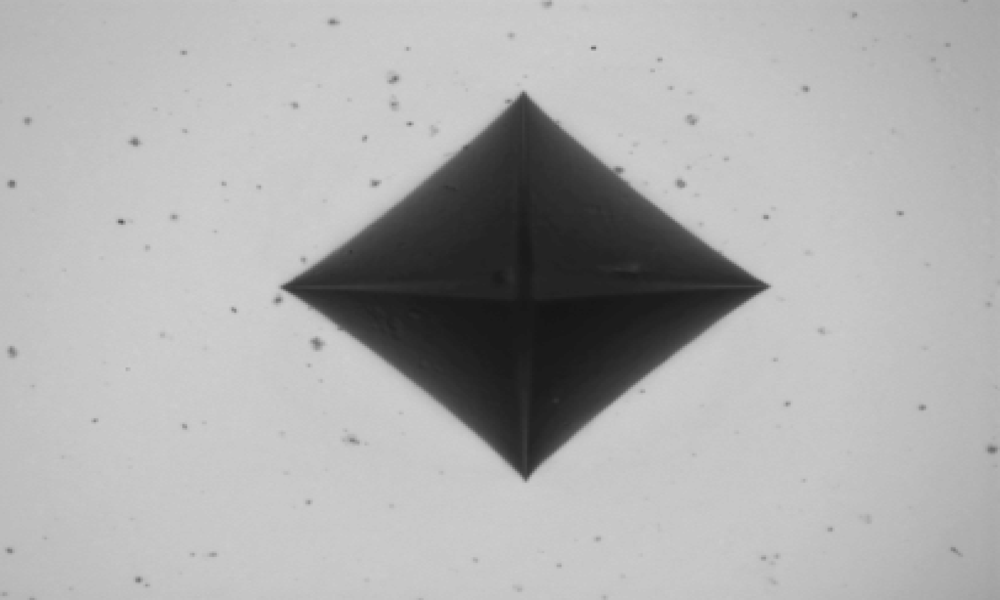
#> input picture theory/optimizers/Image1.bmp, 1000 x 600 px
$ jupyter execute Computational_challenge_text_Y1_2023-2024.ipynb
#> lines starting #> are read from the running program, lines starting #| are printed output that depends on the picture
# Computational Challenge Y1 - 2023/2024

This year, we will try to **solve a (simplified!) version of image analysis**, which will directly link to the design study to be run later in the year.

The final goal will be to write an algorithm in Python that **takes as input images of indentation experiment, finds the indentation region and determine the area**. To get an idea, you can see an indentation image in the folder here.

In practice, the problem can be split into different parts:

1) Take a list of file names as input. Generally speaking, image files from the software taking the pictures will be in `.png` format and need to be converted into a "bitmap" type. For the purpose of the computational challenge, however, `.bmp` files will be directly provided to you, they are in the folder Images/ attached to this challenge. **Only work using the files Image1.bmp and Image2.bmp** (the other two files are extras, see at the end). If you want to generate or check your own `.png` images, you can also use the converter [here](https://cloudconvert.com/png-to-bmp).

**Note**: a bitmap representation is a representation that can be easily converted to a grid of pixels (a small square element), each of which is given a number between 0 (white) and 255 (black). This initial representation must be stored in an appropriate numpy array for later analysis, which can be done using the function provided at the end of this jupyter notebook ( see `convert_bmp_to_array` below ).

2) For each image stored, we will run a "search algorithm", from the so-called Monte Carlo family of algorithms. The algorithm finds the vertices of the shape that best approximates the indentation profile.

3) Once this shape is found, what is left to do is to calculate the area of this shape. You will also have to plot the vertices of the shape on the original image to check the algorithm has worked, at least approximately!

## 1. Implementing the Monte Carlo search algorithm

We assume that you know how to calculate the area of any arbitrary shape, given an ordered series of points specifying the position of its vertices. This algorithm was covered in the preparatory exercises!

Here instead, we will focus on the Monte Carlo search (although this has also been used in those exercises...)

As a starting point, in part because of symmetry and in part to simplify the problem, we assume the best shape for our indentantion is a rhombus and that the rhombus centre is in the centre of the image.
What we need to find the rhombus best approximating the indentation profile is:
   1. The rhombus orientation
   3. The length of the two diagonals

For the purpose of this computational challenge (but you can think about a better method if you want!), we will **assume** that the best shape to approximate the indentation profile is the one that has the largest possible area, but also that this area is "as dark as possible", more precisely, it has to have a large "density". **By "density" we mean the sum of the values of the pixel inside the approximating rhombus, divided by the total area**. We do this because pixels corresponding to an indented region are darker in colour, and thus their value is larger when saved in a bitmap format. At the same time, we want to make sure that we will cover with our approximating shape as much as possible of the indentation region, and thus we also want to maximise the area.

In practice, we can find the best approximating shape if we could find the minimum of the following function:

$L = - \left(\alpha \frac{A(\{r_i\})}{A_{\rm tot}} + \frac{\sigma(\{r_i\})}{\sigma_{\rm average}}\right)$

with $\alpha>0$ being a parameter that controls the relative importance of maximising the area of the rhombus $A$ vs maximising its "density" $\sigma$ (see parameter values later). $A_{\rm tot}$ and $\sigma_{\rm total}$ are the total area of the image and the average density calculated over the whole image. We use $(\{r_i\})$ as a notation to indicate that both the area and the density depends on the positions $r_i$ of our 4 points determining the rombus (with $i \in \{1,2,3,4\}$).

### 1.1 The search algorithm, step by step

1) Start generating 4 points randomly (but still with the constraint that they form a rhombus!).
2) Calculate the value of $L$ for the generated shape, let us call this value $L_{\rm old}$.
3) "Generate a candidate shape" and calculate $L$ for the new shape. Let us call its value $L_{\rm new}$.
4) If $\Delta L = L_{\rm new} - L_{\rm old} \le 0$ then accept the move and go back to step 3 above. Instead, if $\Delta L > 0$ pick a random number `r` uniformly between 0 and 1 and accept the new candidate shape if $\exp(-\frac{\Delta L}{T})<$`r`, otherwise stay with the old shape. Then go back again to 3) and repeat.

You should stop the algorithm when either you have made at least $10^5$ steps, or if the average of $L$ over the previous 1000 steps has not changed by more than 5% with respect to the previous 1000. Once the algorithm stops, take the best shape encountered (minimum $L$) as your final result.

> Given the large number of steps, this algorithm might require a few minutes to run on your computer, it will not return a result immediately!

Note that this algorithm does not really minimise the loss function, but allows you to sample shapes with a probability that is higher for those with a smaller value of the loss function. However, you should keep track of the best shape achieved so far.

### 1.2 Generating a candidate shape

During the Monte Carlo search, in step 3 you are required to generate a new shape by making a (small) modification of the initial one. We will call this a perturbation.

A perturbation can be implemented by choosing randomly between 2 different types of moves, described below. You should implement both these moves or your Monte Carlo search will not work, not even approximately (think about why!).

#### 1) Rotating the rhombus

1) Choose a random rotation $\delta\theta$ between $(-\Delta\theta_{\rm max},\Delta\theta_{\rm max})$, with $\Delta\theta_{\rm max} = \pi/10$ (in radians).
2) Rotate the vectors corresponding to each of the vertices of the rhombus by the given angle. You should be able to do this with a little geometry, you can check it [here](https://www.cuemath.com/algebra/rotation-matrix/)

#### 2) Increasing/decreasing the value of one of the two diagonals,

1) Choose with equal probability one of the two diagonals.
2) Change the size of the given diagonal by a random value between  $(-\delta,\delta)$, with $\delta=20$, measured in pixels.

> Note that whereas rotations and and increase/decrease of the diagonals is a continuous operation, the final value of the position of your vertices is discrete, that is, you can only approximate a vertex position up to the accuracy of 1 pixel. You need to think a little about how to take this into account.

### 1.3 Rejecting invalid moves

After each move, you should always check that your shape stays within the boundaries of the figure. If not, you should reject the move (this is equivalent to assuming that shapes that go out of boundary have an infinite value for the loss function).

### 1.4 Parameters values

In principle, $\alpha$ and $T$ (and, similarly, $\Delta\theta_{\rm max}$ and $\delta$) are parameters of your algorithm, and you should play with them to find the optimum value. The optimum for these parameters is the value that allows you, during the Monte Carlo search, to find the shape that has the lowest possible value for the loss function $L$, ideally in the lowest number of iterations. To start, take values of $\alpha=1/2$ and $T=1/5$. If they are fine (because you see they give you a good approximation for the correct shape), you can stick with them, otherwise experiment with different values!

## 2. Requested output to submit via Blackboard

1) One or a series of Jupyter Notebooks implementing the different algorithms required. Also, report the values of the area, in pixels, determined for the files `Image1.bmp` and `Image2.bmp` provided.

2) An image containing the original image and the position of the vertices. This can be rendered using a `scatterplot` from the `matplotlib` library  (see an example and the code [here]()). Replace each black pixel (value of the corresponding grid point after conversion = 255) by a circle, leaving instead white pixels blank. Points corresponding to the vertices of the best approximating rhombus can be rendered with a red circle centred on the appropriate pixel.

3) A graph where you plot, for one of the images (choose whichever you want from those in the `Image` folder) and one of the Monte Carlo search performed the values of the loss function as a function of the attempted step.

> Important: you might not be able to get all the way to the end and obtain an accurate answer, in particular if you do not use the right values for some of the parameters in the model. However, **do not despair**! Partial answers are fine, and your code will be evaluated mostly based on whether or not you correctly implemented the requested algorithms, even if you final obtained results are not very accurate.

## 3. Marking and marking criteria

Coding is a collaborative effort and **all members of the group will receive exactly the same mark**, so everybody is responsible for the work of everybody in the group. There is a single exception to this rule, when a person clearly does not contribute at all. In this case, this person will be given a 0 Mark, and fail.

The marking will be based on the following 5 criteria, each weighting the same:

1. Correct use of Python and its common functionalities
2. Readability & *Ae*sthetic of the code: adding comments when needed, detailing functions with documentation, use of the correct structures / classes,...
3. Use of the correct functionalities in the packages covered during the lectures, especially regarding `numpy` and `matplotlib`
4. Correct implementation of the algorithm described
5. Presentation and correctness of the final results

## 5. Convert `.bmp` files to a numpy array

In order to be able to process your images, we need to transform them into a form that can be stored in a numpy array, and easily interpreted. To to this, you can use the code in the following cell. At the end of this code, the returned output `data` contains a 2D numpy array of values that are either 0 or 255. If `data[i,j]=0`, the corresponding pixel/grid point `(i,j)` is a white pixel, if `data[i,j]=255` the corresponding grid point is a black pixel.

[cell 1]
#### You need to import these libraries to make it work!
from PIL import Image
import numpy as np
from matplotlib import pyplot as plt

def convert_bmp_to_array( filename, width = 1000, height = 600 ):
    '''Take the file filename.bmp, of pre-specified height and width (in pixels) and transform it into
    the equivalent numpy array.
    INPUTS:
    filename: a string containing the name of the file
    width: width of the image, in pixel (keep the default values)
    height: height of the image, in pixel (keep the default values)
    OUTPUT:
    data: a numpy array containing either 0 or 255, if the corresponding pixel is white or black, respectively
    '''
#> called with filename = 'Image1.bmp', width = 1000, height = 600

    #First a check that the file has the correct extension and is of type bitmap
    if filename[-4:] != ".bmp":
        raise ValueError("The file must be in .bmp format")

    #Image is a specific Python object of the PIL library
    image = Image.open(filename)
#> image is the input picture: PIL image 1000x600 RGBA; mean R, G, B, A 173.1, 173.1, 173.1, 255

    # Convert the image to black and white
    bw_image = image.convert('1')
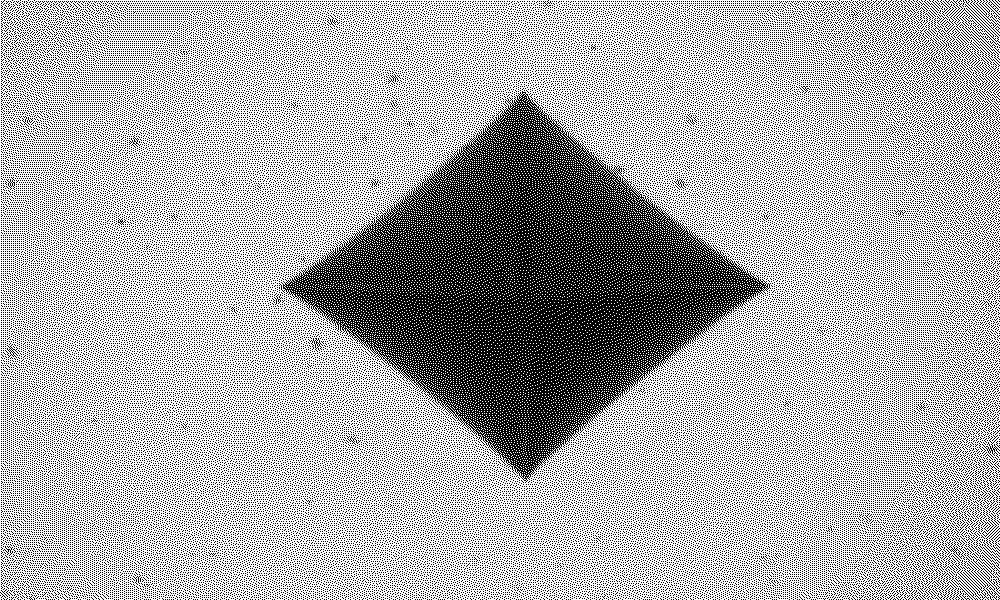
#> bw_image: PIL image 1000x600 1; 67.9% white; black in thin lines or dots

    # Get the pixel values as a list of zeros and ones
    pixels = list(bw_image.getdata())
#> pixels = 600000 items

    # Convert the pixel values to a list of integers
    zeros_and_ones = [int(p) for p in pixels]
#> zeros_and_ones = 600000 items
    tot = len( zeros_and_ones )
#> tot = 600000

    #Transform the list into the appropriate numpy array
    data = np.array( zeros_and_ones ).reshape( ( height, width ))

    data = -data + 255

    return data


#The following just shows how to use this function and visualises the result

def load_image(name):
    data = convert_bmp_to_array( name)
    data = np.array( data, dtype=np.uint8 )
    return data

d1 = load_image("Image1.bmp")
d2 = load_image("Image2.bmp")
#> call 2 of convert_bmp_to_array, with filename = 'Image2.bmp', width = 1000, height = 600
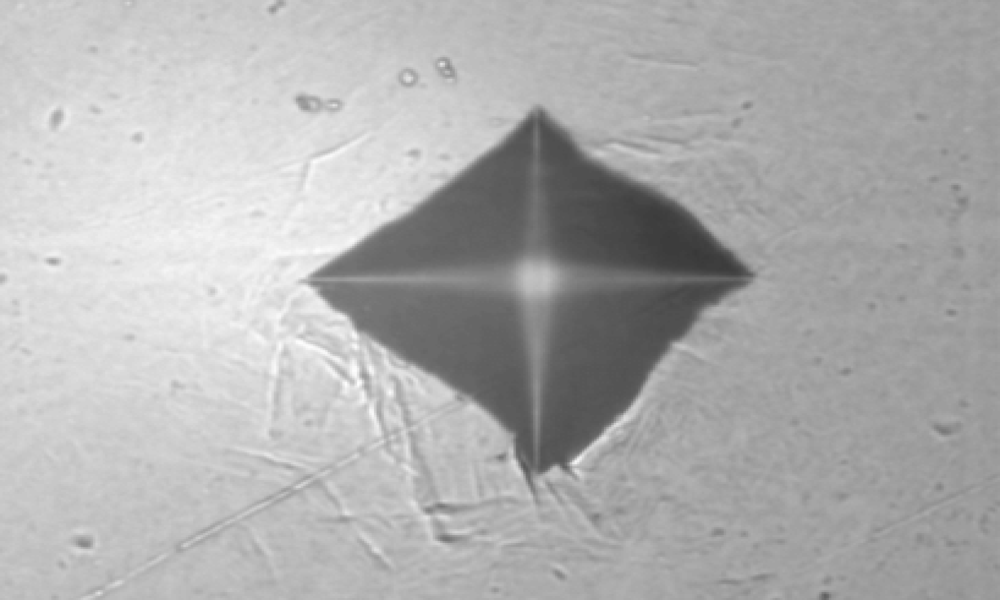
#> input picture theory/optimizers/Image2.bmp, 1000 x 600 px
#> in convert_bmp_to_array, image is the input picture: PIL image 1000x600 RGBA; mean R, G, B, A 175.2, 175.2, 175.2, 255
d3 = load_image("Image3.bmp")
#> call 3 of convert_bmp_to_array, with filename = 'Image3.bmp', width = 1000, height = 600
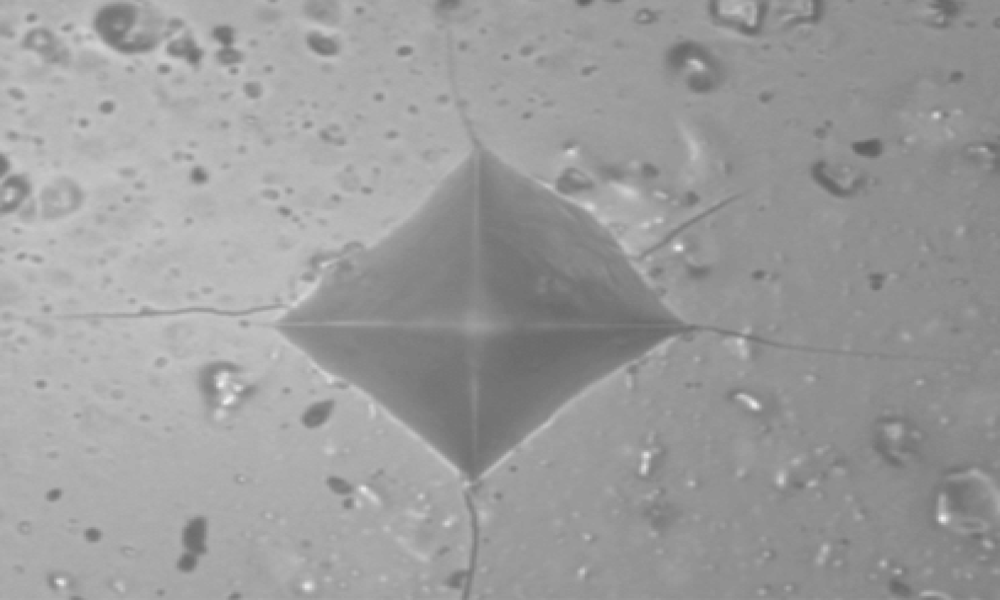
#> input picture theory/optimizers/Image3.bmp, 1000 x 600 px
#> in convert_bmp_to_array, image is the input picture: PIL image 1000x600 RGBA; mean R, G, B, A 156.4, 156.4, 156.4, 255
d4 = load_image("Image4.bmp")
#> call 4 of convert_bmp_to_array, with filename = 'Image4.bmp', width = 1000, height = 600
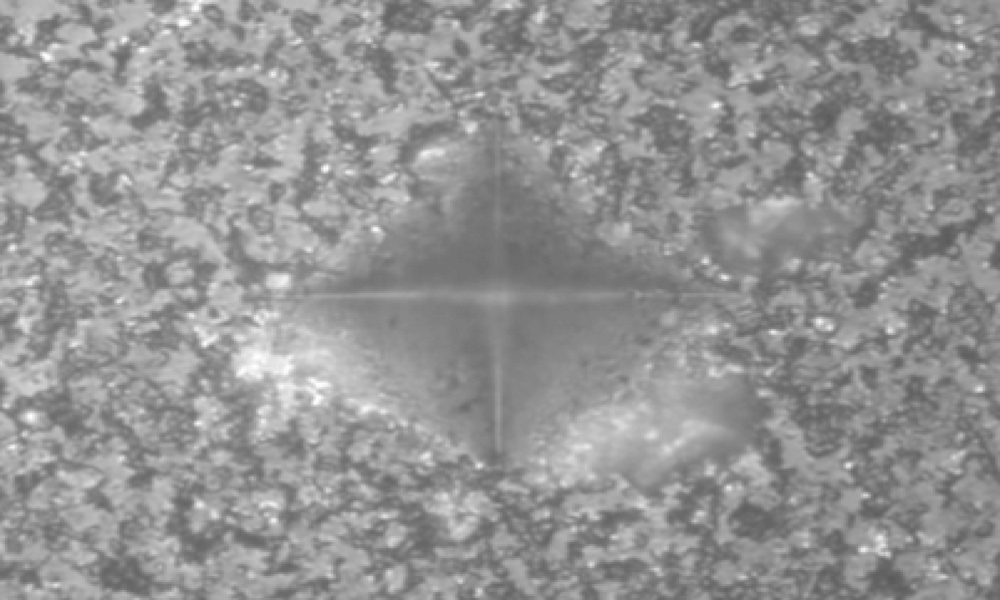
#> input picture theory/optimizers/Image4.bmp, 1000 x 600 px
#> in convert_bmp_to_array, image is the input picture: PIL image 1000x600 RGBA; mean R, G, B, A 147.4, 147.4, 147.4, 255
# [13 lines of commented-out code are left out]

[cell 2]
import dataclasses
import cv2
import random

@dataclasses.dataclass
class Rhombus:
    axis1: int
    axis2: int
    rotation: float

    centerX: int
    centerY: int


    def __str__(self):
        corners = self.corners()
        return f"({corners[0]}, {corners[1]}, {corners[2]}, {corners[3]})"

    def corners(self):
        centerX = self.centerX
        centerY = self.centerY
        center = np.array([centerX, centerY])

        rotate = create_rotation(self.rotation)
        axis1 = rotate.dot(np.array([0, self.axis1]))
        axis2 = rotate.dot(np.array([self.axis2, 0]))

        pts = np.array([center + axis1, center + axis2, center - axis1, center - axis2], dtype=np.int32)
        return pts


IMAGE_WIDTH = 1000
IMAGE_HEIGHT = 600


# https://en.wikipedia.org/wiki/Rotation_matrix
def create_rotation(angle):
    return np.array([[np.cos(angle), -np.sin(angle)],
                     [np.sin(angle), np.cos(angle)]])


def rhombus_inside_image(rhombus: Rhombus):
    pts = rhombus.corners()
    for pt in pts:
        if not (0 <= pt[0] < IMAGE_WIDTH and 0 <= pt[1] < IMAGE_HEIGHT):
            return False

    return True


def density_inside_rhombus(image, rhombus: Rhombus):

    pts = rhombus.corners()
    mask = np.zeros(image.shape, dtype=np.uint8)
    cv2.fillConvexPoly(mask, pts, 255)
    values = image[np.array(mask == 255, dtype=np.bool_)]

    # 255 is black
    # values contains the pixels in the rhombus
    return values.sum() / (values.size)

def density_inside_image(image):
    return image.sum() / (image.size)

def area_inside_image():
    return IMAGE_WIDTH * IMAGE_HEIGHT

def area_inside_rhombus(rhombus: Rhombus):
    return rhombus.axis1 * rhombus.axis2 / 2


def objective(image, rho, alpha):
    if not rhombus_inside_image(rho):
        return np.inf

    area, total_area = area_inside_rhombus(rho), area_inside_image()
    density, total_density = density_inside_rhombus(image, rho), density_inside_image(image)
#> density = 223.9; total_density = 81.74
    return - (alpha * area / total_area + density / total_density)


def update_rhombus(rho: Rhombus, delta_theta, delta_axis, delta_center):
    rot = random.uniform(-delta_theta, delta_theta)
    length = random.randint(-delta_axis, delta_axis)

    center = random.randint(-delta_center, delta_center)
    direction = np.array([0, 1]) * center
    if random.randint(0, 1) == 0:
        direction = np.array([1, 0]) * center
    new_center_x = rho.centerX + direction[0]
    new_center_y = rho.centerY + direction[1]

    if random.randint(0, 1) == 0:
        return Rhombus(rho.axis1 + length, rho.axis2, rho.rotation + rot, new_center_x, new_center_y)
    else:
        return Rhombus(rho.axis1, rho.axis2 + length, rho.rotation + rot, new_center_x, new_center_y)


def simulated_anneal(
        image,
        delta_theta: float = np.pi / 10,
        delta_axis: int = 5,
        delta_center: int = 2,
        alpha: float = 14.5,
        T_max: float = 2,
        T_min: float = 0.1,
        steps: int = 4000
):
    # initial rhombus
    rho = Rhombus(100, 100, 0, IMAGE_WIDTH // 2, IMAGE_HEIGHT // 2)


    T_factor = -np.log(T_max / T_min)

    L = objective(image, rho, alpha)
#> L = -2.86

    rho_best = rho
    best_L = L
#> best_L = -2.86

    for i in range(steps):
        T = T_max * np.exp(T_factor * i / steps)

        new_rho = update_rhombus(rho, delta_theta, delta_axis, delta_center)
        new_L = objective(image, new_rho, alpha)

        delta_L = new_L - L
        if delta_L <= 0 or random.random() > np.exp(-delta_L / T):
            L = new_L
            rho = new_rho
        else:
            pass

        if new_L < best_L:
            rho_best = new_rho
            best_L = new_L
#> this loop made 4000 passes
#> (density in objective, new_L, delta_L, L, best_L) on passes 4, 5, 6, 11: (223.6, -2.86, -0.00207, -2.86, -2.86), (223.9, -2.87, -0.00415, -2.87, -2.87), (223.8, -2.87, -0.00161, -2.87, -2.87), (223.5, -2.87, -0.000579, -2.87, -2.87)
#> after the loop, best_L = -3.08

    return rho_best

def plot_best(image, best):
    plt.imshow(image, cmap='Greys')
    corners = best.corners()
    xs = [x[0] for x in corners]
    ys = [x[1] for x in corners]
    plt.scatter(xs, ys)
    plt.show()

best = simulated_anneal(d1)
plot_best(d1, best)
best = simulated_anneal(d2)
#> the loop in simulated_anneal (call 2), `for i in range(steps):` made 4000 passes
#> (density in objective, new_L, delta_L, L, best_L) on passes 2, 6, 9, 10: (139.2, -1.87, -0.00542, -1.87, -1.87), (139.3, -1.88, -0.00287, -1.88, -1.88), (140.6, -1.9, -0.022, -1.9, -1.9), (140.7, -1.9, -0.00096, -1.9, -1.9)
plot_best(d2, best)
best = simulated_anneal(d3, alpha=5.8)
plot_best(d3, best)
best = simulated_anneal(d4, alpha=5.3)
plot_best(d4, best)
#> in plot_best (call 4), `plt.show()`:
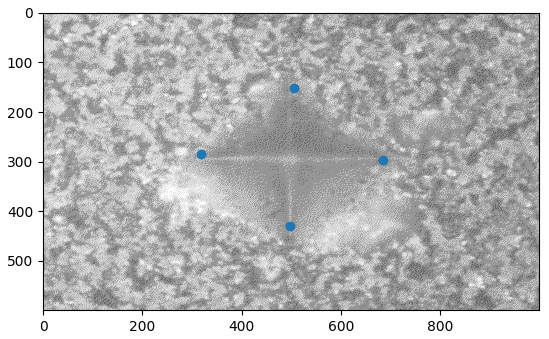
#> figure drawn by matplotlib, 1 panel
# [9 lines of commented-out code are left out]
